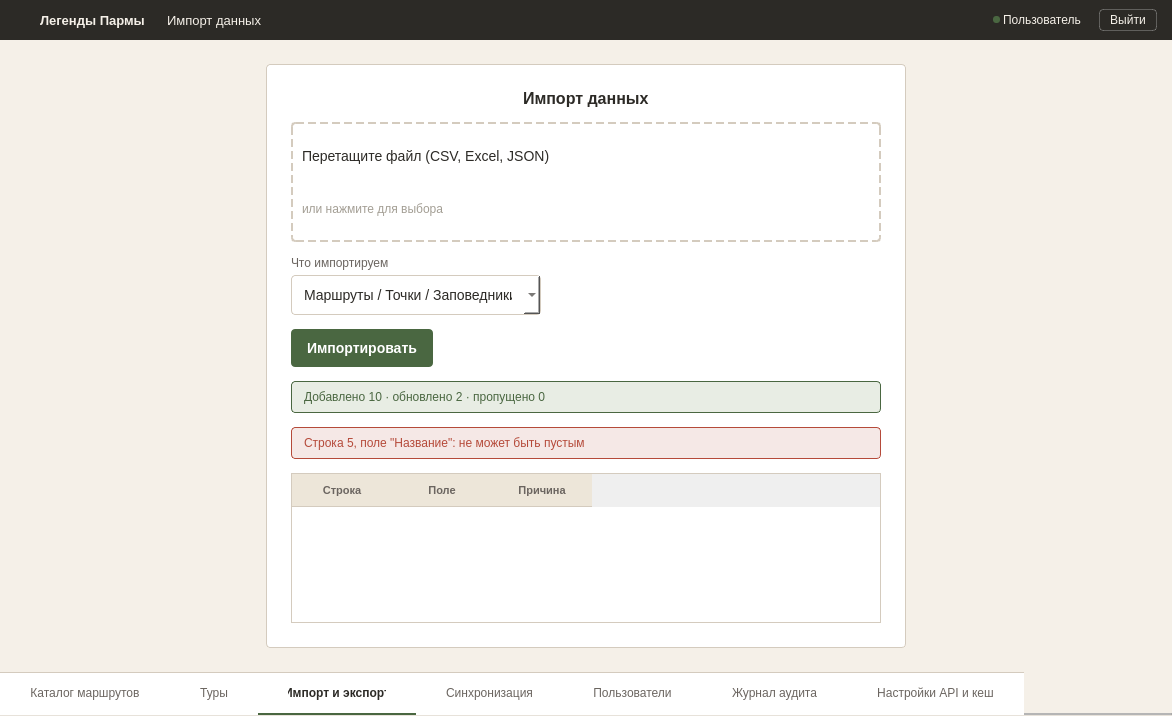
<?xml version="1.0" encoding="UTF-8"?>
<ui version="4.0">
 <class>MainWindow</class>
 <widget class="QMainWindow" name="MainWindow">
  <property name="geometry">
   <rect>
    <x>0</x>
    <y>0</y>
    <width>1172</width>
    <height>673</height>
   </rect>
  </property>
  <property name="windowTitle">
   <string>ImportWindow</string>
  </property>
  <property name="styleSheet">
   <string notr="true">#centralwidget { background-color: #F5F0E8; }
#headerFrame { background-color: #2C2A26; border: none; }
#headerFrame QLabel { color: #F5F0E8; }
#logout_btn { background-color: transparent; color: #F5F0E8; border: 1px solid rgba(255, 255, 255, 0.25); padding: 3px 10px; font-size: 12px; border-radius: 4px; }
#logout_btn:hover { background-color: rgba(255, 255, 255, 0.08); border: 1px solid rgba(255, 255, 255, 0.4); }
#logout_btn:pressed { background-color: rgba(255, 255, 255, 0.12); border: 1px solid rgba(255, 255, 255, 0.5); }

#formCard { background-color: #FFFFFF; border: 1px solid #D4CBBE; border-radius: 4px; }
#lbl_form_title { font-size: 16px; font-weight: 600; color: #2C2A26; }
#dropArea { background-color: #FFFFFF; border: 2px dashed #D4CBBE; border-radius: 4px; }
#dropArea QLabel { border: none; background: transparent; }
#lbl_drop_main { font-size: 14px; color: #2C2A26; }
#lbl_drop_sub { font-size: 12px; color: #A39E94; }
#fieldLabel { font-size: 12px; color: #6B6560; }

QComboBox { padding: 10px 12px; font-size: 14px; border-radius: 4px; border: 1px solid #D4CBBE; background-color: #FFFFFF; color: #2C2A26; }
QComboBox:hover { border: 1px solid #B8AE9E; }
QComboBox:focus { border: 1px solid #4A6741; }
QComboBox[error="true"] { border: 1px solid #B54A3A; }
QComboBox:disabled { border: 1px dashed #D4CBBE; color: #A39E94; background-color: #F5F0E8; }
QComboBox QAbstractItemView { background-color: #FFFFFF; border: 1px solid #D4CBBE; selection-background-color: #E8EDE4; selection-color: #2C2A26; }
QComboBox QAbstractItemView::item:hover { background-color: #EDE6D9; }

#btn_import { background-color: #4A6741; color: #FFFFFF; border: none; padding: 11px 16px; font-size: 14px; font-weight: 600; border-radius: 4px; }
#btn_import:hover { background-color: #3D5636; }
#btn_import:pressed { background-color: #334A2E; }
#btn_import:disabled { background-color: #A8B5A0; }
#btn_import:focus { border: 1px dashed #4A6741; }

#successBanner { background-color: #E8EDE4; border: 1px solid #4A6741; border-radius: 4px; }
#successBanner QLabel { color: #4A6741; font-size: 12px; border: none; background: transparent; }
#errorBanner { background-color: #F5E8E6; border: 1px solid #B54A3A; border-radius: 4px; }
#errorBanner QLabel { color: #B54A3A; font-size: 12px; border: none; background: transparent; }

QTableWidget { background-color: #FFFFFF; border: 1px solid #D4CBBE; outline: none; }
QHeaderView::section { background-color: #EDE6D9; color: #6B6560; font-size: 11px; font-weight: 600; border: none; border-bottom: 1px solid #D4CBBE; padding: 7px 10px; }
QTableWidget::item { border-bottom: 1px solid #D4CBBE; padding: 7px 10px; color: #2C2A26; font-size: 12px; }

QTabWidget::panel { border: none; background-color: #FFFFFF; }
QTabBar { background-color: #FFFFFF; border: none; }
QTabBar::tab { height: 40px; background-color: #FFFFFF; color: #6B6560; font-size: 12px; font-weight: normal; padding: 0px 30px; border: none; border-bottom: 2px solid transparent; border-top: 1px solid #D4CBBE; text-align: center; }
QTabBar::tab:hover { color: #2C2A26; }
QTabBar::tab:selected { color: #2C2A26; font-weight: 600; border-bottom: 2px solid #4A6741; }</string>
  </property>
  <widget class="QWidget" name="centralwidget">
   <layout class="QVBoxLayout" name="verticalLayout">
    <property name="spacing"><number>0</number></property>
    <property name="leftMargin"><number>0</number></property>
    <property name="topMargin"><number>0</number></property>
    <property name="rightMargin"><number>0</number></property>
    <property name="bottomMargin"><number>0</number></property>
    
    <item>
     <widget class="QFrame" name="headerFrame">
      <property name="minimumSize"><size><width>0</width><height>40</height></size></property>
      <property name="maximumSize"><size><width>16777215</width><height>40</height></size></property>
      <layout class="QHBoxLayout" name="horizontalLayout">
       <property name="spacing"><number>0</number></property>
       <property name="leftMargin"><number>15</number></property>
       <property name="topMargin"><number>0</number></property>
       <property name="rightMargin"><number>15</number></property>
       <property name="bottomMargin"><number>0</number></property>
       <item>
        <widget class="QPushButton" name="logo">
         <property name="minimumSize"><size><width>22</width><height>22</height></size></property>
         <property name="maximumSize"><size><width>22</width><height>22</height></size></property>
         <property name="styleSheet"><string notr="true">QPushButton { background: transparent; margin-right: 12px; border: none; }</string></property>
         <property name="text"><string/></property>
         <property name="icon">
          <iconset resource="../qrc/login_res.qrc">
           <normaloff>:/login/icons/logo.png</normaloff>:/login/icons/logo.png</iconset>
         </property>
         <property name="iconSize"><size><width>18</width><height>18</height></size></property>
        </widget>
       </item>
       <item>
        <widget class="QLabel" name="name">
         <property name="styleSheet"><string notr="true">font-size: 13px; font-weight: bold; margin-right: 15px;</string></property>
         <property name="text"><string>Легенды Пармы</string></property>
        </widget>
       </item>
       <item>
        <widget class="QLabel" name="name_chart">
         <property name="styleSheet"><string notr="true">font-size: 13px; margin-right: 10px;</string></property>
         <property name="text"><string>Импорт данных</string></property>
        </widget>
       </item>
       <item>
        <spacer name="horizontalSpacer">
         <property name="orientation"><enum>Qt::Orientation::Horizontal</enum></property>
         <property name="sizeHint" stdset="0"><size><width>40</width><height>20</height></size></property>
        </spacer>
       </item>
       <item>
        <widget class="QLabel" name="status_lb">
         <property name="minimumSize"><size><width>7</width><height>7</height></size></property>
         <property name="maximumSize"><size><width>7</width><height>7</height></size></property>
         <property name="styleSheet"><string notr="true">background-color: #4A6741; border-radius: 3px; border: none;</string></property>
         <property name="text"><string/></property>
        </widget>
       </item>
       <item>
        <widget class="QLabel" name="role_lb">
         <property name="styleSheet"><string notr="true">font-size: 12px; margin-right: 15px;</string></property>
         <property name="text"><string>Пользователь</string></property>
        </widget>
       </item>
       <item>
        <widget class="QPushButton" name="logout_btn">
         <property name="cursor"><cursorShape>PointingHandCursor</cursorShape></property>
         <property name="text"><string>Выйти</string></property>
        </widget>
       </item>
      </layout>
     </widget>
    </item>
    <item>
     <layout class="QHBoxLayout" name="centerLayout">
      <property name="spacing"><number>0</number></property>
      <property name="leftMargin"><number>24</number></property>
      <property name="topMargin"><number>24</number></property>
      <property name="rightMargin"><number>24</number></property>
      <property name="bottomMargin"><number>24</number></property>
      <item>
       <spacer name="leftSpacer">
        <property name="orientation"><enum>Qt::Orientation::Horizontal</enum></property>
        <property name="sizeHint" stdset="0"><size><width>40</width><height>20</height></size></property>
       </spacer>
      </item>
      <item>
       <widget class="QFrame" name="formCard">
        <property name="sizePolicy"><sizepolicy hsizetype="Preferred" vsizetype="Maximum"><horstretch>0</horstretch><verstretch>0</verstretch></sizepolicy></property>
        <property name="minimumSize"><size><width>640</width><height>0</height></size></property>
        <property name="maximumSize"><size><width>640</width><height>16777215</height></size></property>
        <layout class="QVBoxLayout" name="formLayout">
         <property name="spacing"><number>14</number></property>
         <property name="leftMargin"><number>24</number></property>
         <property name="topMargin"><number>24</number></property>
         <property name="rightMargin"><number>24</number></property>
         <property name="bottomMargin"><number>24</number></property>
         <item alignment="Qt::AlignHCenter">
          <widget class="QLabel" name="lbl_form_title">
           <property name="text"><string>Импорт данных</string></property>
          </widget>
         </item>
         <item>
          <widget class="QFrame" name="dropArea">
           <property name="minimumSize"><size><width>0</width><height>120</height></size></property>
           <property name="cursor"><cursorShape>PointingHandCursor</cursorShape></property>
           <layout class="QVBoxLayout" name="dropLayout">
            <property name="spacing"><number>8</number></property>
            <item>
             <widget class="QLabel" name="lbl_drop_main">
              <property name="text"><string>Перетащите файл (CSV, Excel, JSON)</string></property>
             </widget>
            </item>
            <item>
             <widget class="QLabel" name="lbl_drop_sub">
              <property name="text"><string>или нажмите для выбора</string></property>
             </widget>
            </item>
           </layout>
          </widget>
         </item>
         <item>
          <layout class="QVBoxLayout" name="typeLayout">
           <property name="spacing"><number>5</number></property>
           <item>
            <widget class="QLabel" name="fieldLabel">
             <property name="text"><string>Что импортируем</string></property>
            </widget>
           </item>
           <item>
            <widget class="QComboBox" name="comboType">
             <property name="maximumSize"><size><width>250</width><height>16777215</height></size></property>
             <item><property name="text"><string>Маршруты / Точки / Заповедники</string></property></item>
             <item><property name="text"><string>Маршруты</string></property></item>
             <item><property name="text"><string>Точки</string></property></item>
             <item><property name="text"><string>Заповедники</string></property></item>
            </widget>
           </item>
          </layout>
         </item>
         <item>
          <widget class="QPushButton" name="btn_import">
           <property name="sizePolicy"><sizepolicy hsizetype="Maximum" vsizetype="Fixed"><horstretch>0</horstretch><verstretch>0</verstretch></sizepolicy></property>
           <property name="cursor"><cursorShape>PointingHandCursor</cursorShape></property>
           <property name="text"><string>Импортировать</string></property>
          </widget>
         </item>
         <item>
          <widget class="QFrame" name="successBanner">
           <property name="visible"><bool>false</bool></property>
           <layout class="QHBoxLayout" name="successLayout">
            <property name="leftMargin"><number>12</number></property>
            <property name="topMargin"><number>8</number></property>
            <property name="rightMargin"><number>12</number></property>
            <property name="bottomMargin"><number>8</number></property>
            <item>
             <widget class="QLabel" name="lbl_success">
              <property name="text"><string>Добавлено 10 · обновлено 2 · пропущено 0</string></property>
             </widget>
            </item>
           </layout>
          </widget>
         </item>
         <item>
          <widget class="QFrame" name="errorBanner">
           <property name="visible"><bool>false</bool></property>
           <layout class="QHBoxLayout" name="errorLayout">
            <property name="leftMargin"><number>12</number></property>
            <property name="topMargin"><number>8</number></property>
            <property name="rightMargin"><number>12</number></property>
            <property name="bottomMargin"><number>8</number></property>
            <item>
             <widget class="QLabel" name="lbl_error">
              <property name="text"><string>Строка 5, поле "Название": не может быть пустым</string></property>
             </widget>
            </item>
           </layout>
          </widget>
         </item>
         <item>
          <widget class="QTableWidget" name="errorTable">
           <property name="minimumSize"><size><width>0</width><height>150</height></size></property>
           <property name="visible"><bool>false</bool></property>
           <property name="selectionBehavior"><enum>QAbstractItemView::SelectionBehavior::SelectRows</enum></property>
           <property name="showGrid"><bool>false</bool></property>
           <column><property name="text"><string>Строка</string></property></column>
           <column><property name="text"><string>Поле</string></property></column>
           <column><property name="text"><string>Причина</string></property></column>
          </widget>
         </item>
        </layout>
       </widget>
      </item>
      <item>
       <spacer name="rightSpacer">
        <property name="orientation"><enum>Qt::Orientation::Horizontal</enum></property>
        <property name="sizeHint" stdset="0"><size><width>40</width><height>20</height></size></property>
       </spacer>
      </item>
     </layout>
    </item>
    <item>
     <spacer name="verticalSpacer">
      <property name="orientation"><enum>Qt::Orientation::Vertical</enum></property>
      <property name="sizeHint" stdset="0"><size><width>20</width><height>40</height></size></property>
     </spacer>
    </item>
    <item>
     <widget class="QTabWidget" name="tabWidget">
      <property name="sizePolicy"><sizepolicy hsizetype="Expanding" vsizetype="Fixed"><horstretch>1</horstretch><verstretch>0</verstretch></sizepolicy></property>
      <property name="minimumSize"><size><width>0</width><height>44</height></size></property>
      <property name="maximumSize"><size><width>16777215</width><height>44</height></size></property>
      <property name="tabPosition"><enum>QTabWidget::TabPosition::North</enum></property>
      <property name="currentIndex"><number>2</number></property>
      <property name="usesScrollButtons"><bool>false</bool></property>
      <property name="tabsClosable"><bool>false</bool></property>
      <property name="drawBase" stdset="0"><bool>false</bool></property>
      <widget class="QWidget" name="tab_8"><attribute name="title"><string>Каталог маршрутов</string></attribute></widget>
      <widget class="QWidget" name="tab_9"><attribute name="title"><string>Туры</string></attribute></widget>
      <widget class="QWidget" name="tab_10"><attribute name="title"><string>Импорт и экспорт</string></attribute></widget>
      <widget class="QWidget" name="tab_11"><attribute name="title"><string>Синхронизация</string></attribute></widget>
      <widget class="QWidget" name="tab_12"><attribute name="title"><string>Пользователи</string></attribute></widget>
      <widget class="QWidget" name="tab_13"><attribute name="title"><string>Журнал аудита</string></attribute></widget>
      <widget class="QWidget" name="tab_14"><attribute name="title"><string>Настройки API и кеш</string></attribute></widget>
     </widget>
    </item>
   </layout>
  </widget>
 </widget>
 <resources>
  <include location="../qrc/login_res.qrc"/>
 </resources>
 <connections/>
</ui>
